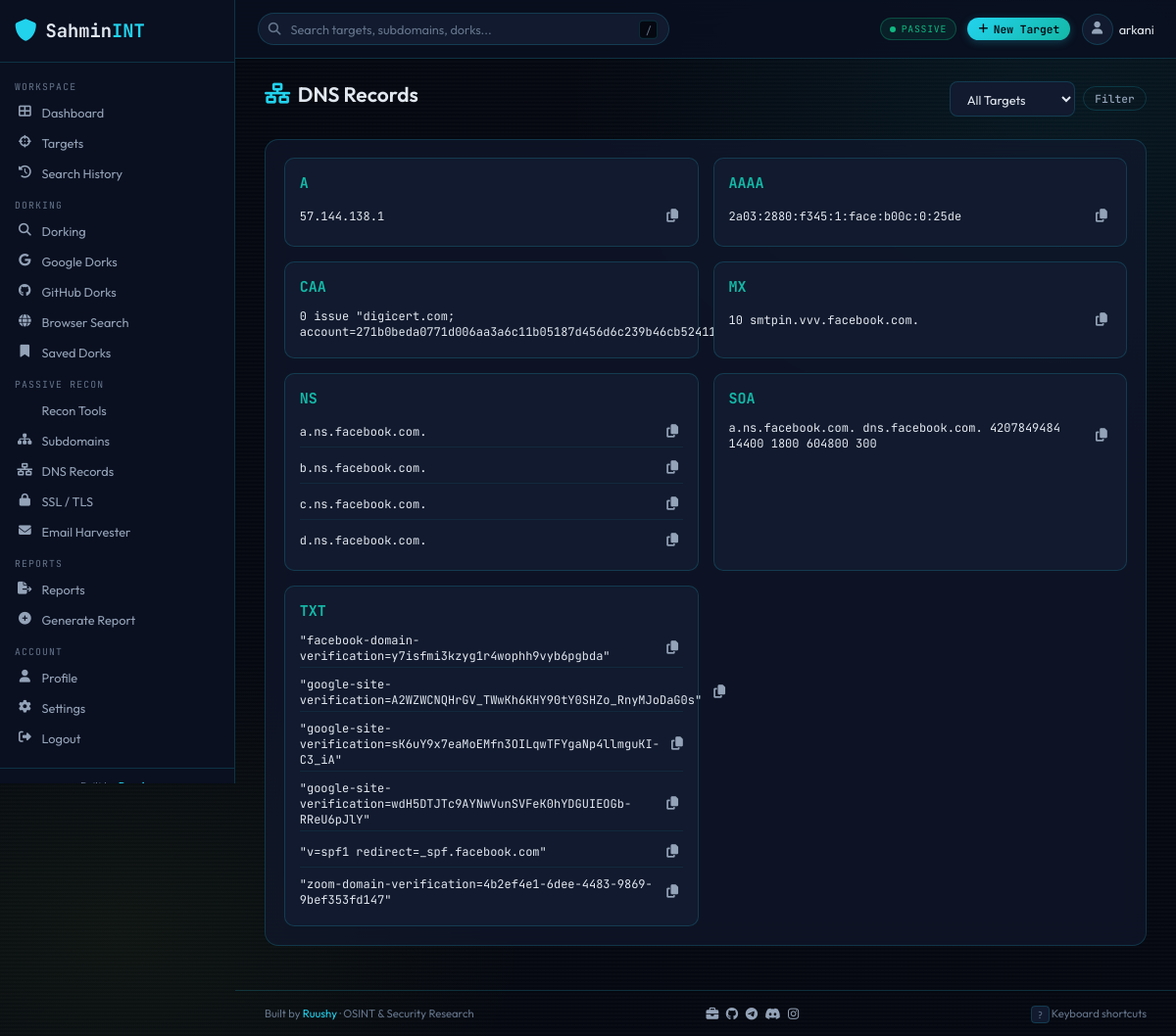
Page /api/recon/dns/ (signed in) on the committed database.
### recon/models.py (models this page shows, shortened)
class DNSRecord(models.Model):
    target = models.ForeignKey(Target, on_delete=models.CASCADE, related_name="dns_records")
    record_type = models.CharField(max_length=10)
    value = models.TextField()
    ttl = models.IntegerField(null=True, blank=True)
    created_at = models.DateTimeField(auto_now_add=True)
    class Meta:
        indexes = [models.Index(fields=["target", "record_type"])]
        ordering = ["record_type", "value"]

### recon/views.py (the view)
# urls.py: path("dns/", views.dns_list, name="dns_list"),
@login_required
def dns_list(request):
    target_id = request.GET.get("target_id")
    records = DNSRecord.objects.filter(target__user=request.user)
    if target_id:
        records = records.filter(target_id=target_id)
    records = records.select_related("target").order_by("record_type", "value")[:500]
    targets = Target.objects.filter(user=request.user)
    return render(request, "recon/dns.html", {"records": records, "targets": targets})

### core/context_processors.py (called while the page is built)
def sidebar_data(request):
    ctx = {}
    if request.user.is_authenticated:
        ctx["recent_activity"] = ActivityLog.objects.filter(
            user=request.user
        )[:5]
        ctx["target_count"] = Target.objects.filter(user=request.user).count()
    else:
        ctx["recent_activity"] = []
        ctx["target_count"] = 0
    return ctx

### templates/recon/dns.html (shortened to what this page needs)
{% extends "base.html" %}
{% block content %}
<div class="page-header">
  <h1 class="page-title"><i class="fas fa-network-wired"></i> DNS Records</h1>
  <div class="page-actions">
    <form method="GET" class="filter-form" id="dns-filter">
      <select name="target_id" class="form-input" onchange="this.form.submit()">
        <option value="">All Targets</option>
      </select>
      <button type="submit" class="btn btn-sm btn-ghost">Filter</button>
    </form>
  </div>
</div>
<div class="panel">
  <div class="panel-body">
    {% if records %}
    <div class="dns-grid" id="dns-grid">
      {% regroup records by record_type as type_list %}
      {% for group in type_list %}
      <div class="dns-card">
        <h3 class="dns-type">{{ group.grouper }}</h3>
        <div class="dns-values">
          {% for r in group.list %}
          <div class="dns-value-row">
            <span class="mono">{{ r.value|truncatechars:120 }}</span>
            <button class="btn-icon btn-copy" data-copy="{{ r.value }}" title="Copy"><i class="fas fa-copy"></i></button>
          </div>
          {% endfor %}
        </div>
      </div>
      {% endfor %}
    </div>
    {% endif %}
  </div>
</div>
{% endblock %}

### templates/partials/topbar.html (shortened to what this page needs)
<header class="topbar" id="topbar">
  <div class="topbar-left">
    <div class="search-wrapper">
      <i class="fas fa-search search-icon"></i>
      <form action="{% url 'dashboard:search' %}" method="GET" class="search-form" id="global-search-form">
        <input type="text" name="q" class="search-input" id="global-search-input"
               placeholder="Search targets, subdomains, dorks..." autocomplete="off">
      </form>
      <span class="search-hint"><kbd>/</kbd></span>
    </div>
  </div>
  <div class="topbar-right">
    <div class="passive-badge" id="passive-badge">
      <span class="pulse-dot"></span>
      <span>PASSIVE</span>
    </div>
    <a href="{% url 'targets:create' %}" class="btn btn-primary btn-sm" id="btn-add-target-topbar">
      <i class="fas fa-plus"></i> New Target
    </a>
    <div class="avatar-dropdown" id="avatar-dropdown">
      <a href="{% url 'users:profile' %}" class="avatar-link">
        <div class="avatar">
          <i class="fas fa-user"></i>
        </div>
        <span class="avatar-name">{{ user.username }}</span>
      </a>
    </div>
  </div>
</header>

### rows in the picture
DNSRecord: value "57.144.138.1"
DNSRecord: grouper "AAAA", value "2a03:2880:f345:1:face:b00c:0:25de"
DNSRecord: grouper "CAA", value "0 issue \"digicert.com; account=271b0beda0771d006aa3a6c11b05187d456d6c239b46cb5241196095b09c92af\""
DNSRecord: grouper "MX", value "10 smtpin.vvv.facebook.com."
DNSRecord: grouper "NS", value "a.ns.facebook.com."
DNSRecord: value "b.ns.facebook.com."
DNSRecord: value "c.ns.facebook.com."
DNSRecord: value "d.ns.facebook.com."
DNSRecord: grouper "SOA", value "a.ns.facebook.com. dns.facebook.com. 4207849484 14400 1800 604800 300"
DNSRecord: grouper "TXT", value "\"facebook-domain-verification=y7isfmi3kzyg1r4wophh9vyb6pgbda\""
DNSRecord: value "\"google-site-verification=A2WZWCNQHrGV_TWwKh6KHY90tY0SHZo_RnyMJoDaG0s\""
DNSRecord: value "\"google-site-verification=sK6uY9x7eaMoEMfn3OILqwTFYgaNp4llmguKI-C3_iA\""
DNSRecord: value "\"google-site-verification=wdH5DTJTc9AYNwVunSVFeK0hYDGUIEOGb-RReU6pJlY\""
DNSRecord: value "\"v=spf1 redirect=_spf.facebook.com\""
DNSRecord: value "\"zoom-domain-verification=4b2ef4e1-6dee-4483-9869-9bef353fd147\""

### other values in the picture
{{ user.username }} "arkani"
{{ group.grouper }} "A"
